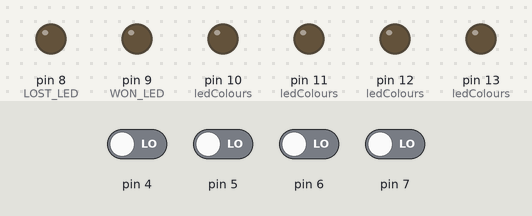
Bench run of a sketch on a simulated Arduino Uno, built with avr-gcc and run on an emulated ATmega328P. Parts: output pins drawn as LEDs (lit = HIGH). Dashed ring = blinking. The test bench sets the inputs (shaded band); at power-on: pin 4–7 LOW. Random numbers use the default seed unless the sketch sets one.

Above: at 6.8 s.
6.9 s: pin 5 driven HIGH
At 7.9 s:
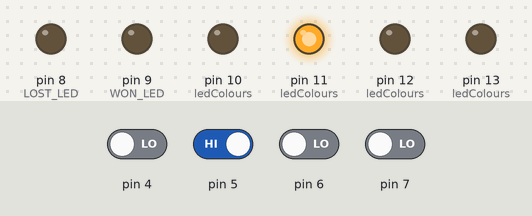
8.4 s: pin 5 driven LOW
At 9.0 s:
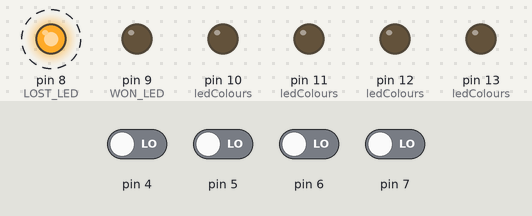
Timing chart, 0 to 17.4 s (numbered marks = the images above; inputs shaded):
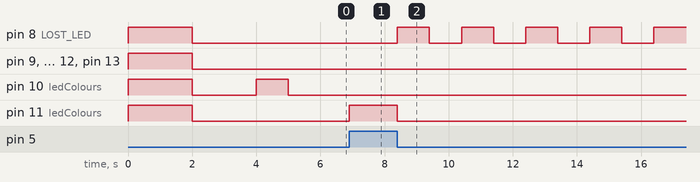

Measured:
- after the input at 6.9 s, pin 11 (ledColours): LOW → HIGH at once
- after the input at 8.4 s, pin 8 (LOST_LED): alternates HIGH for 1.0 s and LOW for 1.0 s, starting at once; pin 11 (ledColours): HIGH → LOW at once

The sketch:

simon_game.ino
```cpp
/*
Name: Natalie Leaist
Email: nleaist@student.ubc.ca
Lab section: L1B
Date: June 18 2024
Purpose: Implement the Simon Game in arduino.
*/

//pin numbers corresponding to won/lost LEDs
#define WON_LED 9
#define LOST_LED 8

//pin numbers corresponding to sequence display LEDs
#define RED_LED 13
#define YELLOW_LED 12
#define BLUE_LED 11
#define GREEN_LED 10

//pin numbers corresponding to buttons
#define RED_BUTTON 7
#define YELLOW_BUTTON 6
#define BLUE_BUTTON 5
#define GREEN_BUTTON 4

#define NUM_COLOURS 4
#define NUM_FLASHES 5

#define ONE_SEC 1000

#define MAX_SEQUENCE 5

//conversions
#define LED_BUTTON_CONVERSION 6
#define EQUAL_CONVERSION 8

#define TRUE 1
#define FALSE 0

void setup()
{
  // variable declaration
  int ledColours[] = {RED_LED, YELLOW_LED, BLUE_LED, GREEN_LED};
  int buttonColours[] = {RED_BUTTON, YELLOW_BUTTON, BLUE_BUTTON, GREEN_BUTTON};

  // set the sequence display leds as output
  setPinGroup(ledColours, OUTPUT);

  // set the buttons as input
  setPinGroup(buttonColours, INPUT);

  // set the won and lost leds are output
  pinMode(WON_LED, OUTPUT);
  pinMode(LOST_LED, OUTPUT);

  //set up random generator
  randomSeed(analogRead(0));
}

void loop()
{
  //variable declaration
  int sequence[MAX_SEQUENCE], userInput[MAX_SEQUENCE];
  int num, round, numInputs, equal, count;

  //start the game by turning on all LEDs for two seconds
  startGame();

  //generate a random set of numbers
  generateSequence(sequence);

  /*Play for five rounds, increasing the sequence given to the
  user each time */
  for(round = 0; round <= MAX_SEQUENCE - 1; round++)
  {

    //flash each led in the current sequence once
    for(num = 0; num <= round; num++)
      flash(sequence[num]);

    //get input sequence from the user
    getUserInput(userInput, round);

    //check if the sequence entered by the user is correct
    equal = compareSequences(sequence, userInput, round);

    /*if the sequences are not equal, break out of the for loop
    because the user has lost the game */
    if(equal == FALSE)
      break;

    //wait one second if proceeding to next round
    if(round < MAX_SEQUENCE - 1)
    	delay(ONE_SEC);
  }

  //flash the result of the game
  for(count = 1; count <= NUM_FLASHES; count++)
  	flash(equal + EQUAL_CONVERSION);

  //wait one second before starting a new game
  delay(ONE_SEC);
}


/*
Function to set a group of pins as input or output
Parameters:
colours[] - the group of pins
type - input or output
Assumptions:
- array is of size NUM_COLOURS
- type must be input or output
*/
void setPinGroup(int colours[], int type)
{
  //variable declaration
  int i;

  //set each pin in the group to input or output
  for(i = 0; i <= NUM_COLOURS - 1; i++)
    pinMode(colours[i], type);
}

/*
Function to turn on all LEDs for two seconds, and turn off all
LEDs, then wait two seconds before proceeding with the game
*/
void startGame()
{
  // variable declaration
  int ledColours[] = {RED_LED, YELLOW_LED, BLUE_LED, GREEN_LED};
  int buttonColours[] = {RED_BUTTON, YELLOW_BUTTON, BLUE_BUTTON, GREEN_BUTTON};
  int i;

  //turn on all sequence display leds
  for(i = 0; i <= NUM_COLOURS - 1; i++)
    digitalWrite(ledColours[i], HIGH);

  //turn on the win/lose leds
  digitalWrite(WON_LED, HIGH);
  digitalWrite(LOST_LED, HIGH);

  //wait two seconds
  delay(2*ONE_SEC);

  //turn off all sequence display leds
  for(i = 0; i <= NUM_COLOURS - 1; i++)
    digitalWrite(ledColours[i], LOW);

  //turn off the win/lose leds
  digitalWrite(WON_LED, LOW);
  digitalWrite(LOST_LED, LOW);

  //wait two seconds before proceeding with the game
  delay(2*ONE_SEC);
}

/*
Function to generate a random sequence of numbers in the range
(10, 13) inclusive (minimum pin to maximum pin for the LEDs)
*/
void generateSequence(int sequence[])
{
  //variable declaration
  int index;
  int minInt = GREEN_LED, maxInt = RED_LED + 1;

  /* generate a random integer in the specified range for each
  value in the array */
  for(index = 0; index <= MAX_SEQUENCE - 1; index++)
    sequence[index] = random(minInt, maxInt);

}


/*
Function to flash an LED
Parameters:
led - the pin number that corresponds to the LED to be flashed
*/
void flash(int led)
{
  digitalWrite(led, HIGH);
  delay(ONE_SEC);
  digitalWrite(led, LOW);
  delay(ONE_SEC);
}

/* Function to check if a particular button is pressed
 Parameters:
 button - the pin number corresponding to the button we are checking
 Returns:
  - true if the button was pressed and false if it was not pressed
 Assumptions:
 - button corresponds to a valid button on the board
*/
int checkButton(int button)
{
  	//variable declaration
    int wasOn = FALSE;
  	int led = button + LED_BUTTON_CONVERSION;

  	//while the button is pressed, turn on the corresponding LED
    while(digitalRead(button) == HIGH)
    {
        wasOn = TRUE;
        digitalWrite(led, HIGH);
    }

  	//if the led was turned on, turn it off
  	if(wasOn == TRUE)
      digitalWrite(led, LOW);

    return wasOn;
}

/* Function to check if two arrays are about up to a specified index
Parameters:
sequence - an array containing the randomly generated sequence
userInput - the leds corresponding to the buttons pressed by the user
maxIndex - the max index to which the arrays will be compared
Return:
- 1 (TRUE) if the arrays are equal and 0 (FALSE) if they are not
Assumptions:
- the maximum valid index of both arrays is >= maxIndex
*/
int compareSequences(int sequence[], int userInput[], int maxIndex)
{
  	//variable declaration
    int index, equal = TRUE;

  	//check if each element is equal until the desired index
    for(index = 0; index <= maxIndex; index++)
    {
        if(sequence[index] != userInput[index])
        {
            equal = FALSE;
            break;
        }
    }

    return equal;
}

/* Function to get an array of the users choices
Parameters:
userInput - array of the values entered by the user
maxIndex - the number of inputs required from the user minus 1
Assumptions:
- the maximum valid index of UserInput is >= round
*/
void getUserInput(int userInput[], int maxIndex)
{
  	//variable declaration
    int buttonList[] = {RED_BUTTON, YELLOW_BUTTON, BLUE_BUTTON, GREEN_BUTTON};
    int index, led, numInputs = 0;


  	/* execute outer loop until the user has entered the correct
    number of colours */
  	while(numInputs <= maxIndex)
    {
      	//go through each colour in button list
    	for(index = 0; index <= NUM_COLOURS - 1; index++)
    	{
        	if(checkButton(buttonList[index]) == TRUE) //if the colour was turned on
        	{
            	userInput[numInputs] = buttonList[index] + LED_BUTTON_CONVERSION; //store the led that was turned on in userInputs
            	numInputs++;
              	if(numInputs > maxIndex) //check that there is still room for more input before executing the for loop again
                  break;
        	}
    	}
   	}
}


    
```
